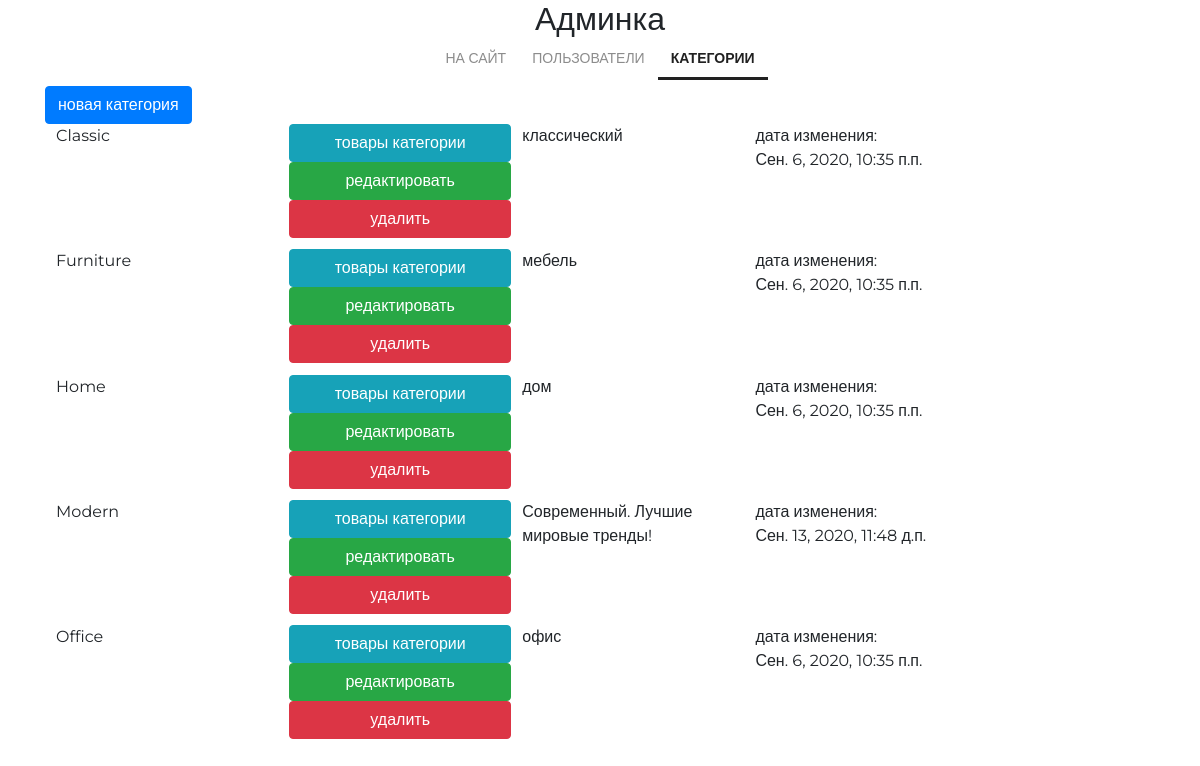
The app's page /my/admin/categories_read/ (signed in), older data.
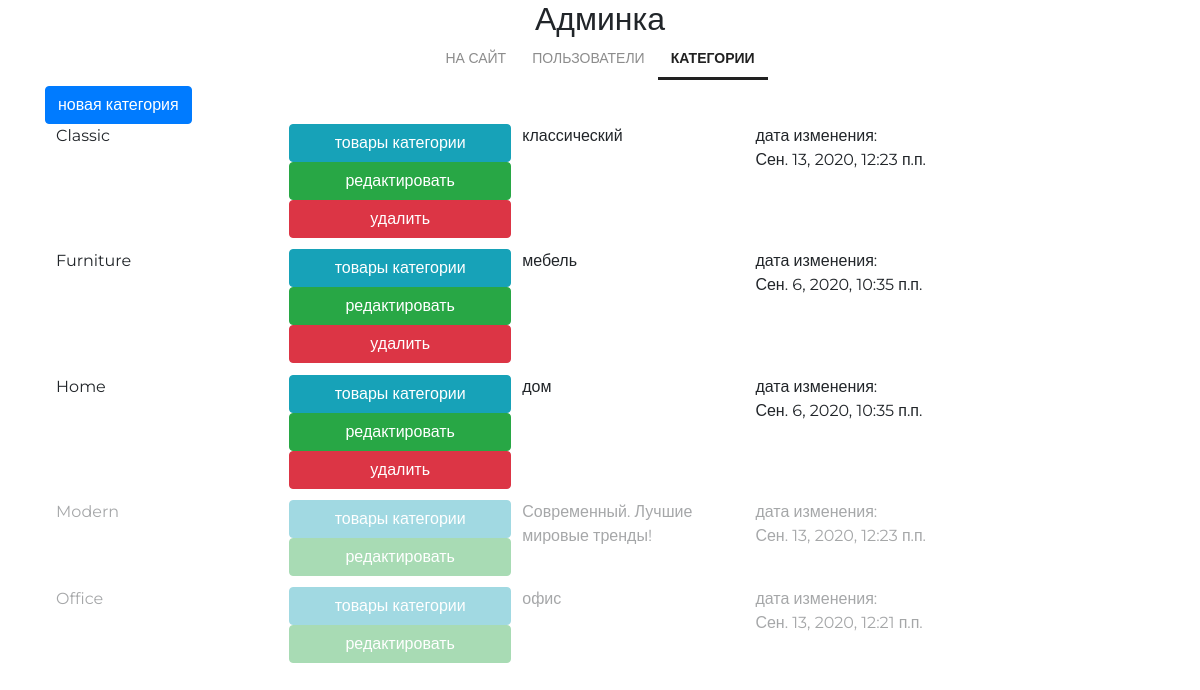
The same page, newer data.
### mainapp/models.py (models this page shows, shortened)
class ProductCategory(models.Model):
    name = models.CharField(verbose_name='имя категории', max_length=128)
    description = models.TextField(verbose_name='описание категории', blank=True)
    modified_date = models.DateTimeField(
        verbose_name='дата изменения', auto_now=True)
    is_active = models.BooleanField(verbose_name='активность', default=True)
    class Meta:
        verbose_name = 'Категория продукта'
        verbose_name_plural = 'Категории продуктов'
        ordering = ['name']

### adminapp/views.py (the view)
# urls.py: path('categories_read/', adminapp.ProductCategoriesRead.as_view(), name='categories_read'),
class ProductCategoriesRead(OnlySuperUserMixin, PageTitleMixin, ListView):
    model = ProductCategory
    page_title = 'админка/категории'

### adminapp/views.py (called while the page is built)
    @method_decorator(user_passes_test(lambda x: x.is_superuser))
    def dispatch(self, request, *args, **kwargs):
        return super().dispatch(request, *args, **kwargs)

    def get_context_data(self, *, object_list=None, **kwargs):
        data = super().get_context_data(object_list=None, **kwargs)
        data['page_title'] = self.page_title
        return data

### adminapp/templates/mainapp/productcategory_list.html
{% extends 'adminapp/base.html' %}
{% load static %}
{% block container %}
    <div class="categories_list">
        <a href="{% url 'my_admin:category_create' %}" class="btn btn-primary new-category">
            новая категория
        </a>
        {% for object in object_list %}
            <div class="category-record {% if not object.is_active %}not-active{% endif %}">
                <div class="category-name">
                    {{ object.name|title }}
                </div>
                <div class="category-actions">
                    <a href=""
                       class="btn btn-info">
                        товары категории
                    </a>
                    <a href="{% url 'my_admin:category_update' object.pk %}"
                       class="btn btn-success">
                        редактировать
                    </a>
                    {% if object.is_active %}
                        <a href="{% url 'my_admin:category_delete' object.pk %}"
                           class="btn btn-danger">
                            удалить
                        </a>
                    {% endif %}
                </div>
                <div class="category-desc">
                    {{ object.description }}
                </div>
                <div class="modified_date">
                    дата изменения:<br>
                    {{ object.modified_date }}
                </div>
            </div>
        {% endfor %}
    </div>
{% endblock %}

Row changes from the older to the newer data that the page shows:
changed ProductCategory "Classic": modified_date "Сен. 6, 2020, 10:35 п.п." → "Сен. 13, 2020, 12:23 п.п."
changed ProductCategory "Modern": modified_date "Сен. 13, 2020, 11:48 д.п." → "Сен. 13, 2020, 12:23 п.п."; no longer shows "удалить"
changed ProductCategory "Office": modified_date "Сен. 6, 2020, 10:35 п.п." → "Сен. 13, 2020, 12:21 п.п."; no longer shows "удалить"
